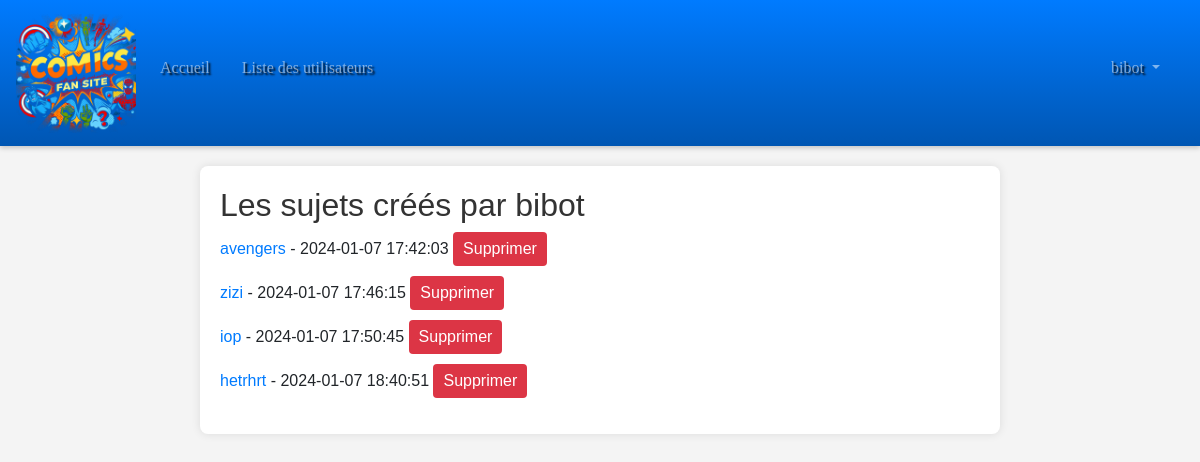
The page /Espace-admin/user_topics.php?user_id=16 (signed in) on the database its author committed.
### tables this page shows
CREATE TABLE `users` (
  `user_id` int(11) NOT NULL,
  `username` varchar(255) NOT NULL,
  `email` varchar(255) NOT NULL,
  `password_hash` varchar(255) NOT NULL,
  `created_at` timestamp NOT NULL DEFAULT current_timestamp(),
  `is_admin` tinyint(1) DEFAULT 0,
  `avatar_path` varchar(255) NOT NULL
);

CREATE TABLE `topics` (
  `topic_id` int(11) NOT NULL,
  `title` varchar(255) NOT NULL,
  `user_id` int(11) NOT NULL,
  `created_at` timestamp NOT NULL DEFAULT current_timestamp()
);

### Espace-admin/user_topics.php (the view, shortened to what this page needs)
<?php
require_once 'admin.php';
require_once '../config.php';
$user_id = $_GET["user_id"];
$user_query = $conn->query("SELECT username FROM users WHERE user_id = $user_id");
$user = $user_query->fetch_assoc();
$sql = "SELECT topics.topic_id, topics.title, topics.created_at
        FROM topics
        WHERE topics.user_id = ?";
$stmt = $conn->prepare($sql);
$stmt->bind_param("i", $user_id);
$stmt->execute();
$result = $stmt->get_result();
$user_topics = $result->fetch_all(MYSQLI_ASSOC);
?>
<!DOCTYPE html>
<html lang="fr">
<head>
</head>
<body>
<div class="container">
    <h2>Les sujets créés par <?= htmlspecialchars($user['username']) ?></h2>
    <?php if (empty($user_topics)): ?>
        <p>Cet utilisateur n'a créé aucun sujet.</p>
    <?php else: ?>
        <ul>
            <?php foreach ($user_topics as $topic): ?>
                <li>
                    <a href="topic.php?id=<?= $topic['topic_id'] ?>">
                        <?= $topic['title'] ?>
                    </a>
                    - <?= $topic['created_at'] ?>
                    <form action="delete_topic.php" method="post" style="display: inline;">
                        <button type="submit">Supprimer</button>
                    </form>
                </li>
            <?php endforeach; ?>
        </ul>
    <?php endif; ?>
</div>
</body>
</html>

### navbar.css (style rules this page uses)
body { margin: 0; padding-top: 0; padding-left: 0; padding-right: 0; }

### Espace-admin/user_topics.php (style rules this page uses)
body { font-family: Arial, sans-serif; background-color: #f4f4f4; margin: 0; padding: 0; }
.container { max-width: 800px; margin: 20px auto; background-color: #fff; padding: 20px; border-radius: 8px; box-shadow: 0 0 10px rgba(0, 0, 0, 0.1); }
h2 { color: #333; }
ul { list-style-type: none; padding: 0; }
li { margin-bottom: 10px; }
a { text-decoration: none; color: #007bff; }
button { background-color: #dc3545; color: #fff; border: none; padding: 5px 10px; border-radius: 4px; cursor: pointer; }

### rows shown on the page
users: username "bibot"
topics: title "avengers", created_at "2024-01-07 17:42:03"
topics: title "zizi", created_at "2024-01-07 17:46:15"
topics: title "iop", created_at "2024-01-07 17:50:45"
topics: title "hetrhrt", created_at "2024-01-07 18:40:51"

### other values the page prints
$_SESSION["username"] "bibot"
